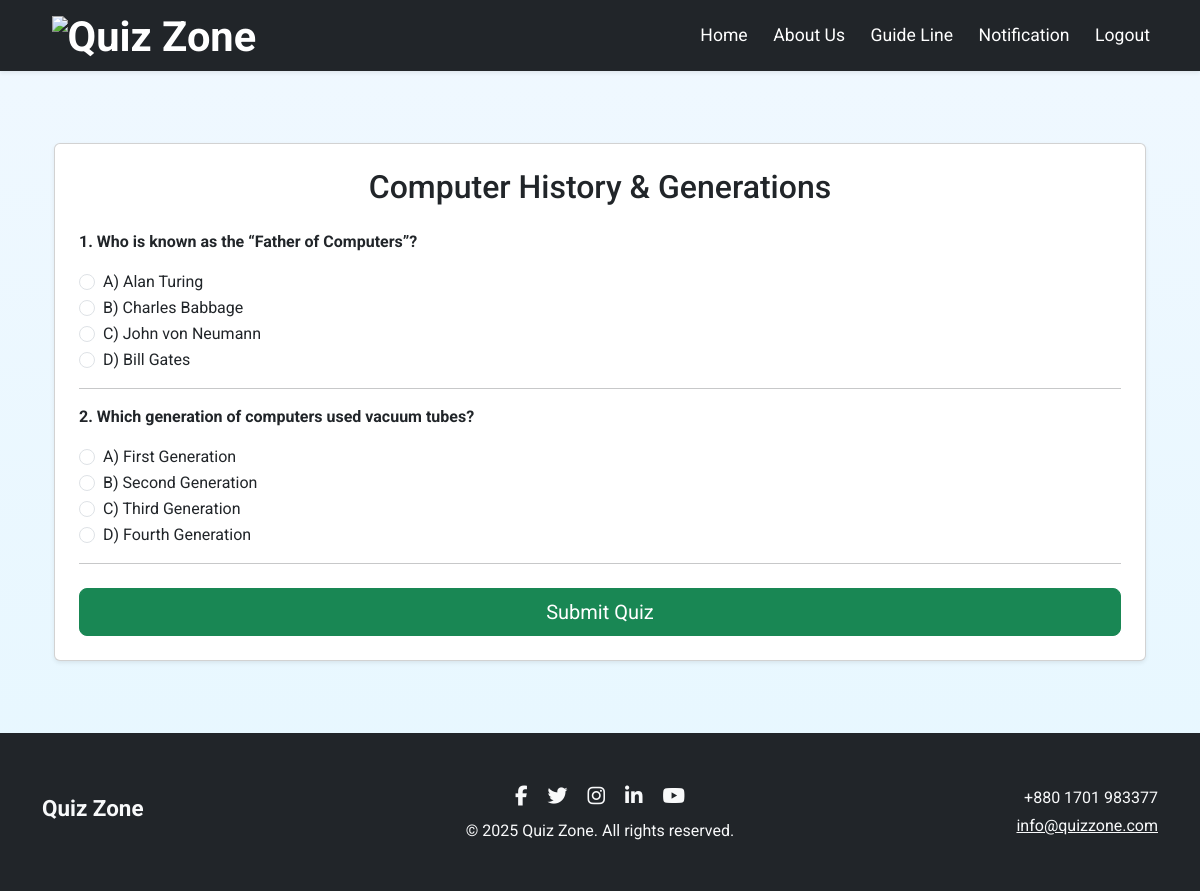
Screenshot of /quiz/8/start/ (signed in) with the database file from the repository.
### quiz/models.py (models this page shows, shortened)
class Quiz(models.Model):
    title = models.CharField(max_length=200)
    category = models.ForeignKey(Category, on_delete=models.SET_NULL, null=True, blank=True)
    has_time_limit = models.BooleanField(default=False)
    time_limit = models.PositiveIntegerField(blank=True, null=True)  # minutes

class Question(models.Model):
    quiz = models.ForeignKey(Quiz, on_delete=models.CASCADE, related_name='questions')
    text = models.TextField()
    points = models.PositiveIntegerField(default=1)

class Option(models.Model):
    LABEL_CHOICES = (('A','Option A'),('B','Option B'),('C','Option C'),('D','Option D'))
    question = models.ForeignKey(Question, on_delete=models.CASCADE, related_name='options')
    label = models.CharField(max_length=1, choices=LABEL_CHOICES, editable=True)
    text = models.CharField(max_length=255)
    is_correct = models.BooleanField(default=False)
    class Meta:
        unique_together = ('question', 'label')

### quiz/views.py (the view, shortened to what this page needs)
# urls.py: path("quiz/<int:quiz_id>/start/", views.start_quiz, name="start_quiz"),
@login_required
def start_quiz(request, quiz_id):
    quiz = get_object_or_404(Quiz, id=quiz_id)
    questions = quiz.questions.prefetch_related("options")
    user = request.user
    return render(request, "start_quiz.html", {"quiz": quiz, "questions": questions})

### authentications/authentication.py (called while the page is built)
    def get_user(self, user_id):
        try:
            return User.objects.get(pk=user_id)
        except User.DoesNotExist:
            return None

### quiz/context_processors.py (called while the page is built)
def auth_status(request):
    return {
        'logged_in': request.user.is_authenticated
    }

### templates/start_quiz.html (shortened to what this page needs)
{% extends "base.html" %}
{% block content %}
<div class="container py-5">
    <div class="card shadow-sm p-4">
        <h2 class="text-center mb-4">{{ quiz.title }}</h2>
        <form id="quizForm" method="post">
            {% for question in questions %}
                <div class="mb-3 question-block">
                    <p><strong>{{ forloop.counter }}. {{ question.text }}</strong></p>
                    {% for option in question.options.all %}
                        <div class="form-check">
                            <input class="form-check-input" type="radio"
                                   name="{{ question.id }}" id="option{{ option.id }}"
                                   value="{{ option.id }}">
                            <label class="form-check-label" for="option{{ option.id }}">
                                {{ option.label }}) {{ option.text }}
                            </label>
                        </div>
                    {% endfor %}
                </div>
                <hr>
            {% endfor %}
            <div class="d-grid mt-4">
                <button type="submit" class="btn btn-success btn-lg">Submit Quiz</button>
            </div>
        </form>
    </div>
</div>
{% endblock %}

### static/css/style.css (style rules this page uses)
body { font-family: 'Roboto', sans-serif; background: linear-gradient(to bottom, #f0f8ff, #e6f7ff); }

### rows the page displays
Quiz: title "Computer History & Generations"
Question: text "Who is known as the “Father of Computers”?"
Option: label "A", text "Alan Turing"
Option: label "B", text "Charles Babbage"
Option: label "C", text "John von Neumann"
Option: label "D", text "Bill Gates"
Question: text "Which generation of computers used vacuum tubes?"
Option: label "A", text "First Generation"
Option: label "B", text "Second Generation"
Option: label "C", text "Third Generation"
Option: label "D", text "Fourth Generation"
